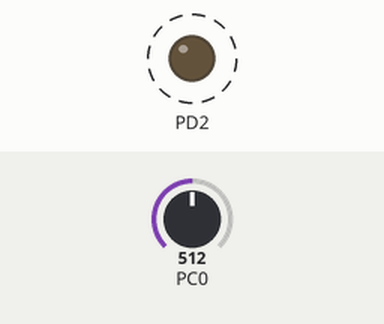
A program run on a simulated ATmega328P, built with avr-gcc and emulated at 16 MHz. Parts: output pins drawn as LEDs (lit = HIGH). Dashed ring = blinking. The test bench sets the inputs (shaded band); at power-on: PC0 = 512.

Above: at 1.8 s.
1.9 s: PC0 set to 306
At 2.2 s:
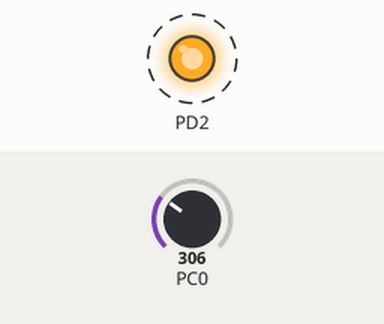
5.4 s: PC0 set to 122
At 5.57 s:
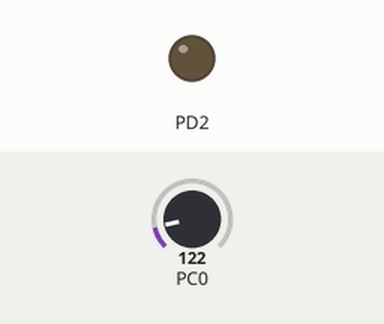
Timing chart, 0 to 14.9 s (numbered marks = the images above; inputs shaded):
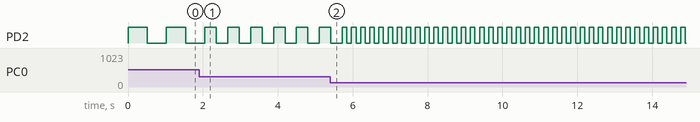

Measured:
- after the input at 1.9 s, PD2: alternates HIGH for 0.31 s and LOW for 0.31 s, starting after 0.46 s
- by itself, PD2: alternates HIGH for 0.51 s and LOW for 0.51 s

The program:

AVR11ADCLedBlink.c
```c
/*
 * AVR11ADCLedBlink.c
 *
 * Created: 1.8.2019 18:46:50
 *  Author: Gökhan Dökmetaş */
#include <avr/io.h>
#define F_CPU 16000000UL
#include <util/delay.h>
void adc_init();
unsigned int read_adc(unsigned char channel);
void __delay_ms(int n);
int main(void)
{
	adc_init();
	DDRD |= (1<<PD2);
	while (1)
	{
		unsigned int bekleme = 0;
		int adc = read_adc(0);
		bekleme = adc;
		PORTD |= (1<<PD2);
		__delay_ms(bekleme);
		PORTD &=~(1<<PD2);
		__delay_ms(bekleme);

	}
}
void adc_init(void)
{
	ADCSRA |= ((1<<ADPS2) | (1<<ADPS1) | (1<<ADPS0));
	ADMUX |= (1<<REFS0);
	ADCSRA |= (1<<ADEN);
	ADCSRA |= (1<<ADSC);
}

unsigned int read_adc(unsigned char channel)
{
	ADMUX &= 0xF0;
	ADMUX |= channel;
	ADCSRA |= (1<<ADSC);
	while (ADCSRA & (1<<ADSC));
	return ADCW;
}

void __delay_ms(int n) {
	while(n--) {
		_delay_ms(1);
	}
}
```
